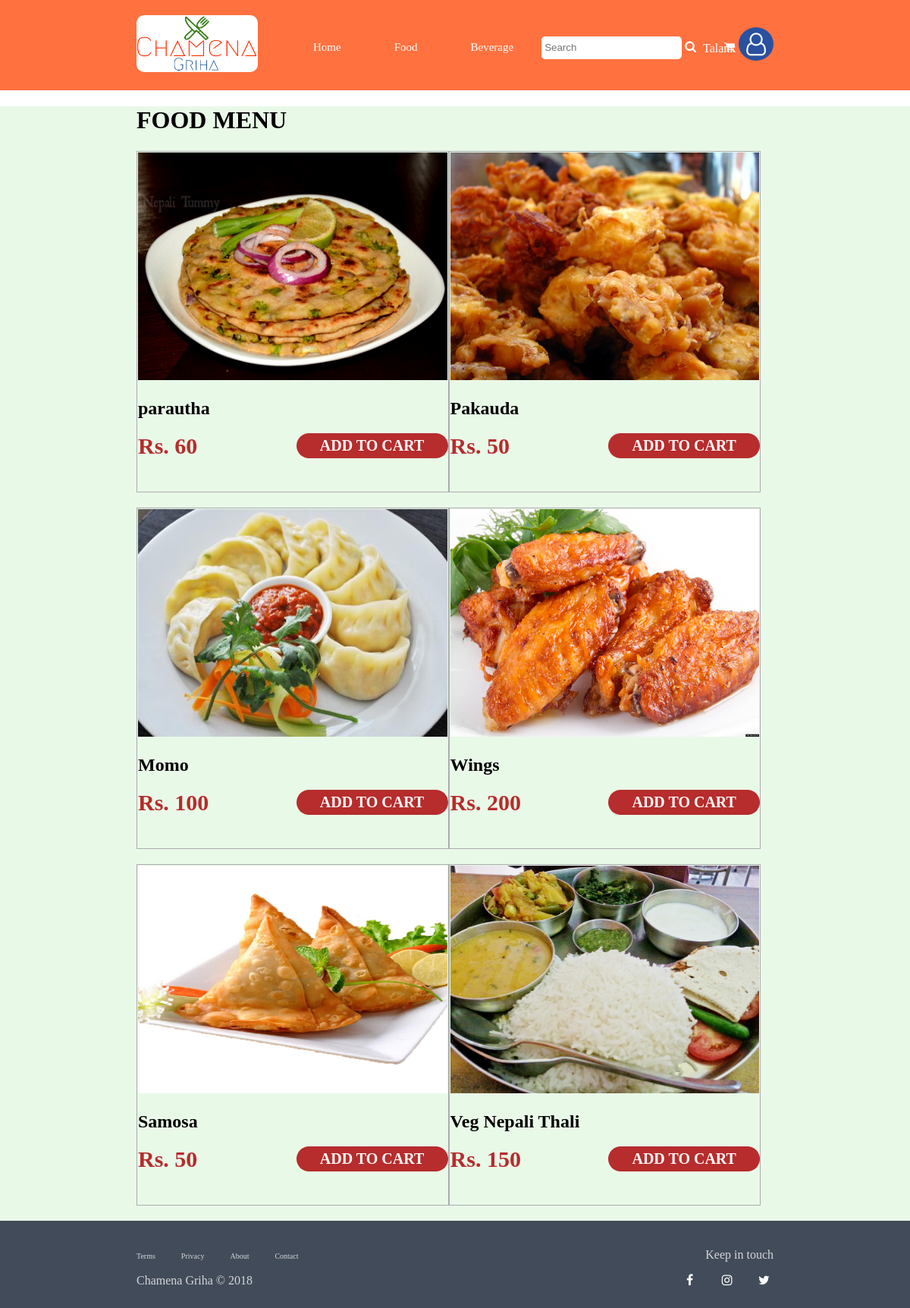
/customer/customer_food.php (signed in), run on the app's committed database.
### tables this page shows
CREATE TABLE `student` (
  `reg_id` bigint(20) NOT NULL,
  `first_name` varchar(50) DEFAULT NULL,
  `last_name` varchar(50) DEFAULT NULL,
  `u_id` int(11) DEFAULT NULL,
  `photo` varchar(50) NOT NULL,
  `account_no` int(4) DEFAULT NULL,
  `phone` bigint(20) DEFAULT NULL,
  `gender` varchar(6) DEFAULT NULL
);

CREATE TABLE `food` (
  `food_id` int(11) NOT NULL,
  `name` varchar(20) DEFAULT NULL,
  `price` float NOT NULL,
  `photo` varchar(50) DEFAULT NULL,
  `food_desc` varchar(250) DEFAULT NULL
);

### process/fname.php (called while the page is built, shortened)
 <?php
if ($_SESSION['type']==0)
	$table = "student";
$u_id= $_SESSION['u_id'];
$query = "select * from `{$table}` where u_id =$u_id";
$result = mysqli_query($conn, $query);
$row = mysqli_fetch_array($result);
$firstname = $row['first_name'];
?>

### customer/customer_food.php (the view, shortened to what this page needs)
<!DOCTYPE html>
<html>
<head>
	<link rel="stylesheet" type="text/css" href="../font-awesome/css/font-awesome.min.css">
	<link rel="stylesheet" type="text/css" href="../css/style.css">
	<link rel="stylesheet" type="text/css" href="../css/login.css">
	<link rel="stylesheet" type="text/css" href="../css/signup.css">
	<link rel="stylesheet" type="text/css" href="../css/customer_home.css">
	<link rel="stylesheet" type="text/css" href="../css/canteen_home.css">
	<link rel="stylesheet" type="text/css" href="../css/clz_admin_home.css">
</head>
<body>
	<?php
	include('customer_header.php'); ?>
<div class="container">
	<div class="content-wrap">
		<div id="food" >
			<h1>FOOD MENU</h1>
			<div class="food-menu">
				<?php
					include '../process/db_conn.php';
					$query="select food_id,name, price, photo from food";
					$result=mysqli_query($conn,$query);
					$nums=mysqli_num_rows($result);
					if($nums>0){
						while($row=mysqli_fetch_array($result)){
							echo"<div class=food-item>
									<div class=row1>
										<img src=../images/food/$row[photo]>
									</div>
									<div class=row2>
										<h2>$row[name]</h2>
										<span>Rs. $row[price]</span>
										<input type=number name=food_id id=food_id value=$row[food_id] style='display: none'>
										<a href=../process/add_to_cart.php?food_id=$row[food_id]>Add to cart</a>
									</div>
								</div>";
						}
					}
				?>
			</div>
		</div>
	</div>
</div>
<?php
	include('../footer.php');
 ?>

### customer/customer_header.php (shortened to what this page needs)
<header class="customer">
	<div class="content-wrap">
		<img src="../images/logo.PNG">
		<div class="nav-customer">
			<ul>
				<li><a href="../index.php" class="cool-links">Home</a></li>
				<li><a href="customer_food.php" class="cool-links">Food</a></li>
				<li><a href="customer_beverage.php" class="cool-links" >Beverage</a></li>
				<li><label class="search-box">
						<input type="text" name="search" placeholder="Search" class="search">
						<i class="fa fa-search" aria-hidden="true"></i>
					</label>
				</li>
				<li><a href="customer_cart.php" class="cart"><i class="fa fa-shopping-cart" aria-hidden="true"></i>
					<span style="font-size: 13px; margin-left: 3px;" id="number_on_cart">
					</span></a></li>
			</ul>
		</div>
		<div class="acc-settings">
			 <label class="acc">
			 	<span style="color: #fff;">
			 	<?php
			 		include_once('../process/db_conn.php');
					include('../process/fname.php');
					echo"$firstname";
				 ?>
			 	</span>
				<i  onclick="myFunction()" class="fa fa-user-o dropbtn" aria-hidden="true"></i>
			</label>
		</div>
	</div>
</header>

### footer.php
<?php
	if (isset($_SESSION['u_id']))
		include('footer_tag.php');
 ?>
</body>
</html>

### footer_tag.php
<footer>
	<div class="content-wrap">
		<div class="f-control">
			<a href="#" class="terms">Terms</a>
			<a href="#" class="privacy">Privacy</a>
			<a href="#" class="about">About</a>
			<a href="#" class="contact">Contact</a>
			<p class="copy">Chamena Griha &copy; <?php echo date("Y");?> </p>
		</div>
		<div class="social">
			<p>Keep in touch</p>
			<a href="#" class="facebook"><i class="fa fa-facebook" aria-hidden="true"></i></a>
			<a href="#" class="instagram"><i class="fa fa-instagram" aria-hidden="true"></i></a>
			<a href="#" class="twitter"><i class="fa fa-twitter" aria-hidden="true"></i></a>
		</div>
	</div>
</footer>

### css/style.css (style rules this page uses)
html { box-sizing: border-box; }
*, *:before, *:after { box-sizing: inherit; }
body { margin: 0; padding: 0; background-image: url("../images/background.png"); background-size: cover; font-family: "Microsoft JhengHei Light"; }
header, footer { width: 100%; padding: 20px 0px; }
.container { width: 100%; background: #e9f9e8; }
.content-wrap { position: relative; margin: auto; max-width: 70%; }
header { background: #ff713f; margin-bottom: 20px; }
header img { width: 160px; border-radius: 10px; }
.search { height: 30px; border-radius: 5px; border: 2px solid #fff; outline: none; }
.search-box i { cursor: pointer; }
.acc-settings { display: inline-block; position: absolute; top: 20%; right: 0; }
.acc-settings label { cursor: pointer; }
.dropbtn { background: #2951a0; font-size: 30px; padding: 7px 10px; border-radius: 50%; color: #fff; border: none; outline: none; cursor: pointer; }
footer { color: #d4d7db; background: #424b59; margin-bottom: 0; }
.f-control { float: left; }
.f-control a { font-size: 10px; text-decoration: none; color: #d4d7db; margin-right: 30px; }
.social { text-align: right; }
.social a { display: inline-block; color: #fff; text-align: center; border-radius: 5px; margin-left: 20px; width: 25px; height: 25px; }

### css/customer_home.css (style rules this page uses)
.nav-customer { position: absolute; top: 35%; display: inline-block; }
.nav-customer li a { text-decoration: none; color: #fff; margin: 2.2em; padding: 5px 0; font-size: 20px; }
@media (max-width:1400px) { .nav-customer li a { font-size: 15px; } }
ul { display: inline; list-style-type: none; }
li { display: inline; text-decoration: none; color: #fff; }
.food-item, .beverage-item { position: relative; display: inline-block; margin-bottom: 20px; height: 450px; width: 49%; border: 1px solid #aaacaf; padding: 1px; }
.food-item img, .beverage-item img { width: 100%; height: 300px; }
.food-item span, .beverage-item span { font-size: 30px; font-weight: bold; color: #b72c2c; }
.food-item a, .beverage-item a, .cart-item a { position: absolute; display: inline-block; right: 0; width:200px; color: #fff; font-size: 20px; font-weight: 900; border-radius: 50px; padding: 5px; margin-bottom: 5px; text-align: center; text-decoration: none; text-transform: uppercase; background: #b72c2c; }

### css/canteen_home.css (style rules this page uses)
ul { display: inline; list-style-type: none; }
li { display: inline; text-decoration: none; color: #fff; }

### css/clz_admin_home.css (style rules this page uses)
ul { display: inline; list-style-type: none; }
li { display: inline; text-decoration: none; color: #fff; }

### customer/customer_header.php (style rules this page uses)
body { margin: 0; padding: 0; background-image: none; background-size: cover; }

### data on the page
student: first_name "Talank"
food: photo (picture), name "parautha", price "60"
food: photo (picture), name "Pakauda", price "50"
food: photo (picture), name "Momo", price "100"
food: photo (picture), name "Wings", price "200"
food: photo (picture), name "Samosa", price "50"
food: photo (picture), name "Veg Nepali Thali", price "150"
